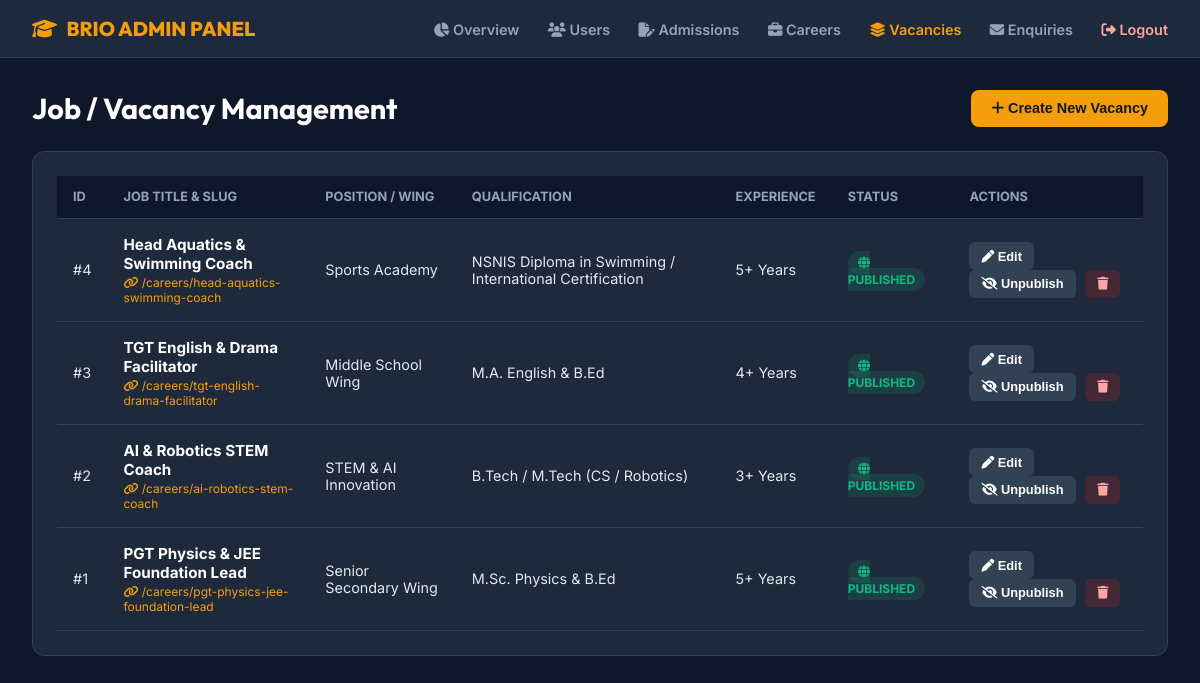
Screenshot of /admin/vacancies.php (signed in) with the database file from the repository.
### tables this page shows
CREATE TABLE `vacancies` (
  `id` INT AUTO_INCREMENT PRIMARY KEY,
  `job_title` VARCHAR(150) NOT NULL,
  `position` VARCHAR(100) NOT NULL,
  `qualification` VARCHAR(150) NOT NULL,
  `experience` VARCHAR(50) NOT NULL,
  `location` VARCHAR(100) DEFAULT 'Gujarat & Delhi Campuses',
  `job_type` VARCHAR(50) DEFAULT 'Full-Time',
  `description` TEXT DEFAULT NULL,
  `requirements` TEXT DEFAULT NULL,
  `slug` VARCHAR(180) NOT NULL UNIQUE,
  `status` ENUM('published', 'draft') DEFAULT 'published',
  `created_at` TIMESTAMP DEFAULT CURRENT_TIMESTAMP,
  `updated_at` TIMESTAMP DEFAULT CURRENT_TIMESTAMP ON UPDATE CURRENT_TIMESTAMP
);

### admin/vacancies.php (the view, shortened to what this page needs)
<?php
$db = getCoreDB();
$vacancies = [];
try {
    if ($db) {
        $stmt = $db->prepare("SELECT * FROM vacancies ORDER BY id DESC");
        $stmt->execute();
        $vacancies = $stmt->fetchAll() ?: [];
    }
} catch (Exception $e) {}
?>
<!DOCTYPE html>
<html lang="en">
<head>
  <link rel="stylesheet" href="https://cdnjs.cloudflare.com/ajax/libs/font-awesome/6.4.0/css/all.min.css">
</head>
<body>
  <header>
    <a href="index.php" class="brand"><i class="fa-solid fa-graduation-cap"></i> BRIO ADMIN PANEL</a>
    <div class="nav-links">
      <a href="index.php"><i class="fa-solid fa-chart-pie"></i> Overview</a>
      <a href="users.php"><i class="fa-solid fa-users"></i> Users</a>
      <a href="admissions.php"><i class="fa-solid fa-file-pen"></i> Admissions</a>
      <a href="careers.php"><i class="fa-solid fa-briefcase"></i> Careers</a>
      <a href="vacancies.php" class="active"><i class="fa-solid fa-layer-group"></i> Vacancies</a>
      <a href="enquiries.php"><i class="fa-solid fa-envelope"></i> Enquiries</a>
      <a href="logout.php" style="color: #FCA5A5;"><i class="fa-solid fa-right-from-bracket"></i> Logout</a>
    </div>
  </header>
  <div class="container">
    <div class="header-bar">
      <h1 style="font-family: 'Outfit', sans-serif; font-size: 1.8rem; color: white;">
        Job / Vacancy Management
      </h1>
      <button onclick="openModal('createModal')" class="btn-add"><i class="fa-solid fa-plus"></i> Create New Vacancy</button>
    </div>
    <div class="card">
      <table>
        <thead>
          <tr>
            <th>ID</th>
            <th>Job Title &amp; Slug</th>
            <th>Position / Wing</th>
            <th>Qualification</th>
            <th>Experience</th>
            <th>Status</th>
            <th>Actions</th>
          </tr>
        </thead>
        <tbody>
          <?php foreach ($vacancies as $v): ?>
            <tr>
              <td>#<?= $v['id'] ?></td>
              <td>
                <strong style="color: white; font-size: 0.95rem;"><?= htmlspecialchars($v['job_title'] ?? '') ?></strong>
                <div style="font-size: 0.75rem; color: #F59E0B; margin-top: 2px;">
                  <i class="fa-solid fa-link"></i> /careers/<?= htmlspecialchars($v['slug'] ?? '') ?>
                </div>
              </td>
              <td><?= htmlspecialchars($v['position'] ?? 'Faculty Educator') ?></td>
              <td><?= htmlspecialchars($v['qualification'] ?? '') ?></td>
              <td><?= htmlspecialchars($v['experience'] ?? '') ?></td>
              <td>
                <?php if (($v['status'] ?? '') === 'published'): ?>
                  <span class="badge-published"><i class="fa-solid fa-globe"></i> Published</span>
                <?php else: ?>
                  <span class="badge-draft"><i class="fa-solid fa-eye-slash"></i> Draft</span>
                <?php endif; ?>
              </td>
              <td>
                <button class="action-btn" onclick='editVacancy(<?= json_encode($v) ?>)'><i class="fa-solid fa-pen"></i> Edit</button>
                <form method="POST" action="vacancies.php" style="display:inline;">
                  <button type="submit" class="action-btn" title="Toggle Publish Status">
                    <i class="fa-solid <?= ($v['status'] ?? '') === 'published' ? 'fa-eye-slash' : 'fa-globe' ?>"></i>
                    <?= ($v['status'] ?? '') === 'published' ? 'Unpublish' : 'Publish' ?>
                  </button>
                </form>
                <form method="POST" action="vacancies.php" style="display:inline;" onsubmit="return confirm('Are you sure you want to delete this vacancy?');">
                  <button type="submit" class="action-btn delete"><i class="fa-solid fa-trash"></i></button>
                </form>
              </td>
            </tr>
          <?php endforeach; ?>
        </tbody>
      </table>
    </div>
  </div>
</body>
</html>

### admin/vacancies.php (style rules this page uses)
* { box-sizing: border-box; margin: 0; padding: 0; }
body { font-family: 'Inter', sans-serif; background: #0F172A; color: #F8FAFC; min-height: 100vh; }
header { background: #1E293B; border-bottom: 1px solid #334155; padding: 1rem 2rem; display: flex; align-items: center; justify-content: space-between; }
.brand { font-family: 'Outfit', sans-serif; font-size: 1.25rem; font-weight: 800; color: #F59E0B; text-decoration: none; display: flex; align-items: center; gap: 0.6rem; }
.nav-links a { color: #94A3B8; text-decoration: none; margin-left: 1.5rem; font-size: 0.9rem; font-weight: 600; transition: color 0.2s; }
.nav-links a:hover, .nav-links a.active { color: #F59E0B; }
.container { padding: 2rem; max-width: 1200px; margin: 0 auto; width: 100%; }
.header-bar { display: flex; align-items: center; justify-content: space-between; margin-bottom: 1.5rem; }
.btn-add { background: #F59E0B; color: #0F172A; padding: 0.65rem 1.25rem; border-radius: 8px; font-weight: 700; border: none; cursor: pointer; text-decoration: none; font-size: 0.9rem; }
.card { background: #1E293B; border: 1px solid #334155; border-radius: 12px; padding: 1.5rem; }
table { width: 100%; border-collapse: collapse; text-align: left; }
th { background: #0F172A; color: #94A3B8; padding: 0.85rem 1rem; font-size: 0.8rem; text-transform: uppercase; font-weight: 700; border-bottom: 1px solid #334155; }
td { padding: 1rem; border-bottom: 1px solid #334155; font-size: 0.9rem; color: #E2E8F0; vertical-align: middle; }
.badge-published { background: rgba(16,185,129,0.15); color: #10B981; padding: 0.25rem 0.65rem; border-radius: 20px; font-size: 0.75rem; font-weight: 700; text-transform: uppercase; }
.action-btn { background: #334155; color: white; border: none; padding: 0.4rem 0.75rem; border-radius: 6px; font-size: 0.8rem; font-weight: 600; cursor: pointer; margin-right: 0.35rem; }
.action-btn.delete { background: rgba(220,38,38,0.2); color: #FCA5A5; }

### rows the page displays
vacancies: id "4", job_title "Head Aquatics & Swimming Coach", slug "head-aquatics-swimming-coach", position "Sports Academy", qualification "NSNIS Diploma in Swimming / International Certification", experience "5+ Years", status "published" (drawn)
vacancies: id "3", job_title "TGT English & Drama Facilitator", slug "tgt-english-drama-facilitator", position "Middle School Wing", qualification "M.A. English & B.Ed", experience "4+ Years", status "published" (drawn)
vacancies: id "2", job_title "AI & Robotics STEM Coach", slug "ai-robotics-stem-coach", position "STEM & AI Innovation", qualification "B.Tech / M.Tech (CS / Robotics)", experience "3+ Years", status "published" (drawn)
vacancies: id "1", job_title "PGT Physics & JEE Foundation Lead", slug "pgt-physics-jee-foundation-lead", position "Senior Secondary Wing", qualification "M.Sc. Physics & B.Ed", experience "5+ Years", status "published" (drawn)
